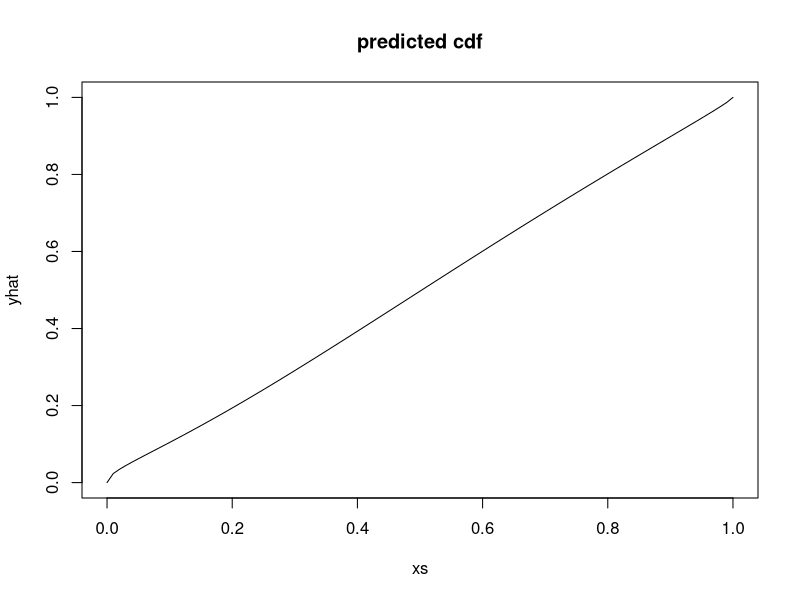
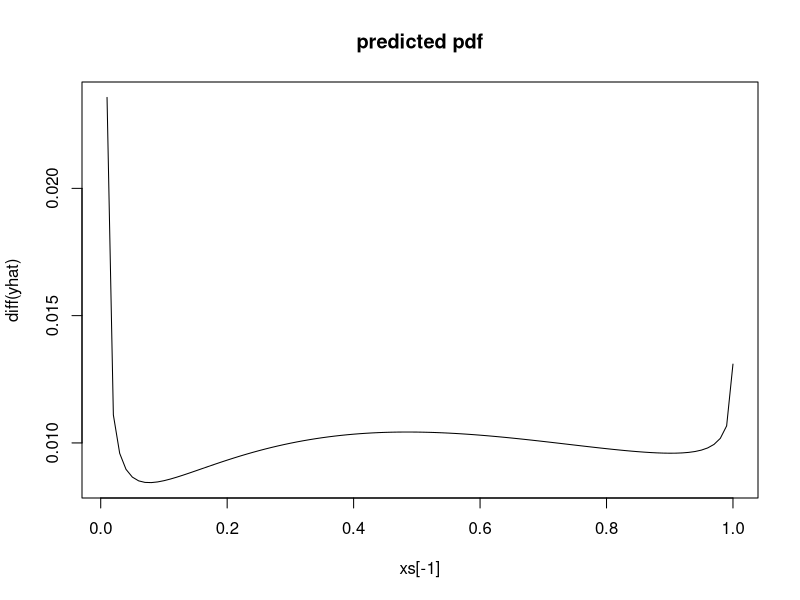
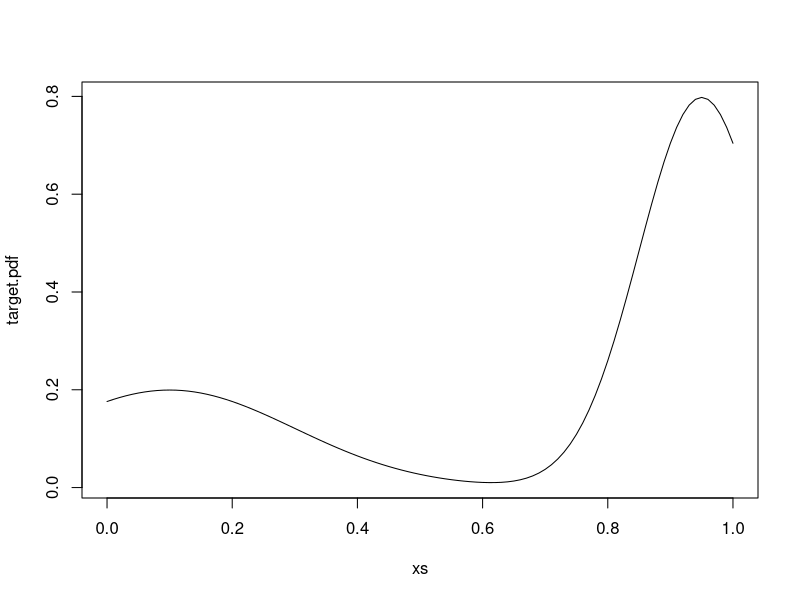
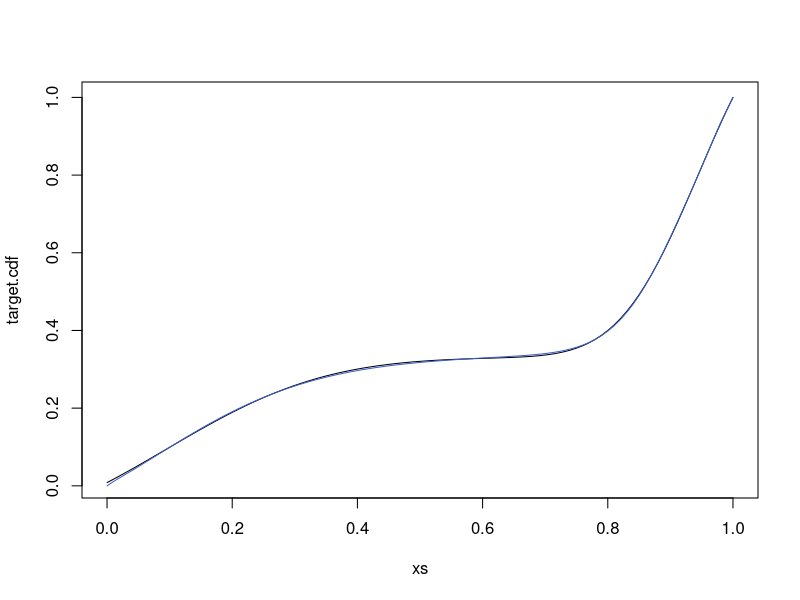

Write R code to recreate these figures, in order.
# Predict a bounded continuous distribution using a mixture of betas

softmax <- function(x) {
	exp(x) / sum(exp(x))
}

# Transform activities a to a cumulative distribution fucntion that is evaluated at xs
cdf_transform <- function(a, xs) {
	K <- length(a) / 3;
	theta <- c(softmax(a[1:K]), exp(a[(K+1):J]));
	pi <- theta[1:K];
	alpha <- theta[(K+1):(2*K)];
	beta <- theta[(2*K+1):(3*K)];

	unlist(lapply(xs,
		# mixture of beta distributions
		function(x) sum(pi * pbeta(x, alpha, beta))
	))
}

J <- 30;
a <- rnorm(J, sd=0.5);
xs <- seq(0, 1, by=0.01);

yhat <- cdf_transform(a, xs);

plot(xs, yhat, type="l", main="predicted cdf")
plot(xs[-1], diff(yhat), type="l", main="predicted pdf")

# ---

# Use numeric optimization to fit a target CDF using the
# cdf_transformation function

target.pdf <- 0.1 * dnorm(xs, 0.1, 0.2) + 0.2 * dnorm(xs, 0.95, 0.1);
target.cdf <- cumsum(target.pdf) / sum(target.pdf);

plot(xs, target.pdf, type="l")

objective <- function(a) {
	sum((target.cdf - cdf_transform(a, xs))^2)
}

a0 <- rnorm(J);
opt <- optim(a0, objective, method="CG");

yhat <- cdf_transform(opt$par, xs);

plot(xs, target.cdf, type="l")
lines(xs, yhat, col="royalblue3");
